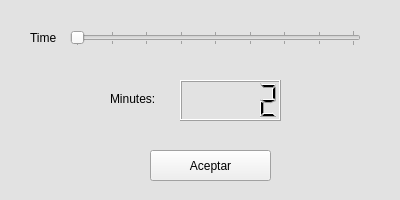
<?xml version="1.0" encoding="UTF-8"?>
<ui version="4.0">
 <class>Form</class>
 <widget class="QWidget" name="Form">
  <property name="geometry">
   <rect>
    <x>0</x>
    <y>0</y>
    <width>400</width>
    <height>200</height>
   </rect>
  </property>
  <property name="sizePolicy">
   <sizepolicy hsizetype="Fixed" vsizetype="Fixed">
    <horstretch>0</horstretch>
    <verstretch>0</verstretch>
   </sizepolicy>
  </property>
  <property name="minimumSize">
   <size>
    <width>400</width>
    <height>200</height>
   </size>
  </property>
  <property name="maximumSize">
   <size>
    <width>400</width>
    <height>200</height>
   </size>
  </property>
  <property name="palette">
   <palette>
    <active>
     <colorrole role="Base">
      <brush brushstyle="SolidPattern">
       <color alpha="255">
        <red>243</red>
        <green>243</green>
        <blue>243</blue>
       </color>
      </brush>
     </colorrole>
     <colorrole role="Window">
      <brush brushstyle="SolidPattern">
       <color alpha="255">
        <red>255</red>
        <green>255</green>
        <blue>255</blue>
       </color>
      </brush>
     </colorrole>
    </active>
    <inactive>
     <colorrole role="Base">
      <brush brushstyle="SolidPattern">
       <color alpha="255">
        <red>243</red>
        <green>243</green>
        <blue>243</blue>
       </color>
      </brush>
     </colorrole>
     <colorrole role="Window">
      <brush brushstyle="SolidPattern">
       <color alpha="255">
        <red>226</red>
        <green>226</green>
        <blue>226</blue>
       </color>
      </brush>
     </colorrole>
    </inactive>
    <disabled>
     <colorrole role="Base">
      <brush brushstyle="SolidPattern">
       <color alpha="255">
        <red>231</red>
        <green>231</green>
        <blue>231</blue>
       </color>
      </brush>
     </colorrole>
     <colorrole role="Window">
      <brush brushstyle="SolidPattern">
       <color alpha="255">
        <red>231</red>
        <green>231</green>
        <blue>231</blue>
       </color>
      </brush>
     </colorrole>
    </disabled>
   </palette>
  </property>
  <property name="windowTitle">
   <string>Tools</string>
  </property>
  <widget class="QLabel" name="label">
   <property name="geometry">
    <rect>
     <x>30</x>
     <y>30</y>
     <width>41</width>
     <height>16</height>
    </rect>
   </property>
   <property name="text">
    <string>Time</string>
   </property>
  </widget>
  <widget class="QLCDNumber" name="lcdNumber">
   <property name="geometry">
    <rect>
     <x>180</x>
     <y>80</y>
     <width>101</width>
     <height>41</height>
    </rect>
   </property>
   <property name="font">
    <font>
     <family>Noto Sans [unknown]</family>
     <weight>75</weight>
     <bold>true</bold>
    </font>
   </property>
   <property name="frameShape">
    <enum>QFrame::Box</enum>
   </property>
   <property name="frameShadow">
    <enum>QFrame::Raised</enum>
   </property>
   <property name="intValue" stdset="0">
    <number>2</number>
   </property>
  </widget>
  <widget class="QSlider" name="horizontalSlider">
   <property name="geometry">
    <rect>
     <x>70</x>
     <y>30</y>
     <width>291</width>
     <height>16</height>
    </rect>
   </property>
   <property name="minimum">
    <number>2</number>
   </property>
   <property name="maximum">
    <number>10</number>
   </property>
   <property name="pageStep">
    <number>1</number>
   </property>
   <property name="orientation">
    <enum>Qt::Horizontal</enum>
   </property>
   <property name="tickPosition">
    <enum>QSlider::TicksBothSides</enum>
   </property>
   <property name="tickInterval">
    <number>1</number>
   </property>
  </widget>
  <widget class="QLabel" name="label_2">
   <property name="geometry">
    <rect>
     <x>110</x>
     <y>90</y>
     <width>56</width>
     <height>17</height>
    </rect>
   </property>
   <property name="text">
    <string>Minutes:</string>
   </property>
  </widget>
  <widget class="QPushButton" name="buttonAceptar">
   <property name="geometry">
    <rect>
     <x>150</x>
     <y>150</y>
     <width>121</width>
     <height>31</height>
    </rect>
   </property>
   <property name="cursor">
    <cursorShape>ArrowCursor</cursorShape>
   </property>
   <property name="text">
    <string>Aceptar</string>
   </property>
  </widget>
 </widget>
 <resources/>
 <connections>
  <connection>
   <sender>horizontalSlider</sender>
   <signal>valueChanged(int)</signal>
   <receiver>lcdNumber</receiver>
   <slot>display(int)</slot>
   <hints>
    <hint type="sourcelabel">
     <x>125</x>
     <y>43</y>
    </hint>
    <hint type="destinationlabel">
     <x>200</x>
     <y>113</y>
    </hint>
   </hints>
  </connection>
  <connection>
   <sender>buttonAceptar</sender>
   <signal>clicked()</signal>
   <receiver>Form</receiver>
   <slot>close()</slot>
   <hints>
    <hint type="sourcelabel">
     <x>233</x>
     <y>162</y>
    </hint>
    <hint type="destinationlabel">
     <x>329</x>
     <y>139</y>
    </hint>
   </hints>
  </connection>
 </connections>
</ui>
